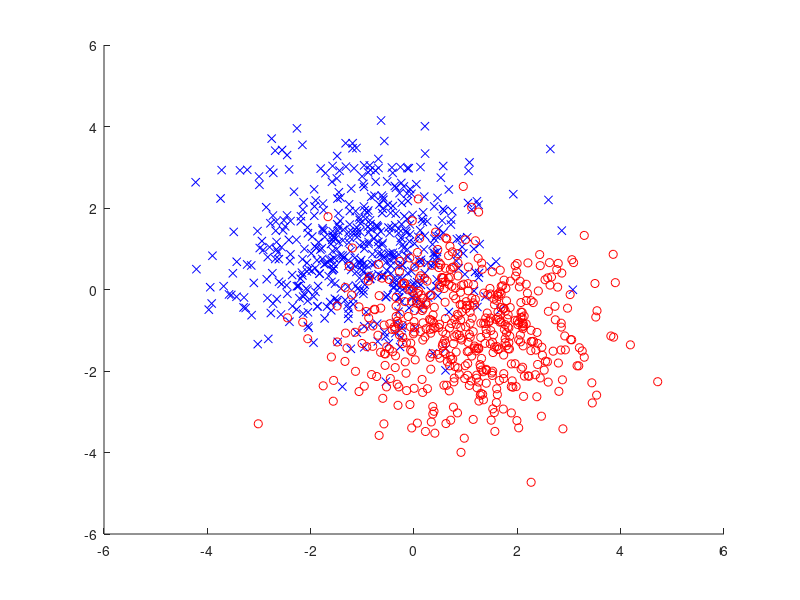

The MATLAB script that drew this image: (Note: this script raises an error after producing the figure.)
clear all, close all, clc

load('data2.mat')

%% IMPLEMENT FISHER CLASSIFIER

% plot training data and separation line
figure(1)
hold on
plot(X0(:,1), X0(:,2), 'bx');
plot(X1(:,1), X1(:,2), 'ro');
line(4*[-w(1) w(1)],4*[-w(2),w(2)],'Color','k', 'LineStyle', '--', 'LineWidth', 2)
legend('0', '1', 'w');
axis equal
grid on
hold off

%% Compute scores and threshold

figure(2)
histogram(score0);
hold on
histogram(score1);
xline(c, 'r--', 'LineWidth', 2)
hold off;
legend('0', '1', 'c')
hold off
